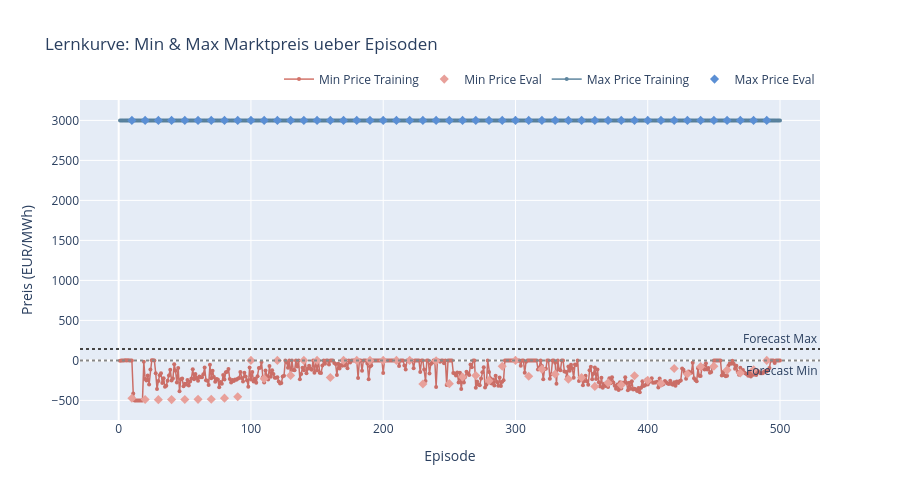

The cell this chart's notebook holds for it:
### Code cell
# Lernkurve: Min- & Max-Marktpreis
fig_minmax = go.Figure()

for variable, color_train, color_eval, label in [
    ("min_price", "#C0392B", "#E8A09A", "Min Price"),
    ("max_price", "#1A5276", "#5B8FD4", "Max Price"),
]:
    train_mm, eval_mm = get_episode_kpi(variable)
    fig_minmax.add_trace(go.Scatter(
        x=train_mm["episode"], y=train_mm["value"],
        mode="lines+markers", name=f"{label} Training",
        line=dict(color=color_train, width=1.5), marker=dict(size=4), opacity=0.7,
    ))
    if not eval_mm.empty:
        fig_minmax.add_trace(go.Scatter(
            x=eval_mm["episode"] * EVAL_INTERVAL, y=eval_mm["value"],
            mode="markers", name=f"{label} Eval",
            marker=dict(color=color_eval, size=7, symbol="diamond"),
        ))

# Forecast Min/Max ueber das Ueberlappungsfenster
for agg_fn, color, label, pos in [
    ("min", "#888888", "Forecast Min", "bottom right"),
    ("max", "#444444", "Forecast Max", "top right"),
]:
    val = getattr(forecast_overlap["price_EOM"], agg_fn)()
    fig_minmax.add_hline(y=val, line=dict(color=color, width=2, dash="dot"),
                         annotation_text=label, annotation_position=pos)

fig_minmax.update_layout(
    title="Lernkurve: Min & Max Marktpreis ueber Episoden",
    xaxis_title="Episode", yaxis_title="Preis (EUR/MWh)", height=500,
    legend=dict(orientation="h", yanchor="bottom", y=1.02, xanchor="right", x=1),
)
fig_minmax.show()

### Figure 1 — Plotly figure (JSON) as saved in the notebook; plotly's stock layout.template omitted (floating-point values rounded to 4 significant figures; data arrays with more than 128 entries replaced by an {"elided": "..."} marker saying what was removed)
{"data": [{"line": {"color": "#C0392B", "width": 1.5}, "marker": {"size": 4}, "mode": "lines+markers", "name": "Min Price Training", "opacity": 0.7, "type": "scatter", "x": {"elided": "500 int values"}, "y": {"elided": "500 float values"}}, {"marker": {"color": "#E8A09A", "size": 7, "symbol": "diamond"}, "mode": "markers", "name": "Min Price Eval", "type": "scatter", "x": [10, 20, 30, 40, 50, 60, 70, 80, 90, 100, 110, 120, 130, 140, 150, 160, 170, 180, 190, 200, 210, 220, 230, 240, 250, 260, 270, 280, 290, 300, 310, 320, 330, 340, 350, 360, 370, 380, 390, 400, 410, 420, 430, 440, 450, 460, 470, 480, 490], "y": [-472.8, -489.1, -490.3, -489.9, -489.2, -487.0, -485.0, -472.1, -454.8, 0.08961, -229.3, 0.1284, -187.4, 0.08982, 0.08581, -214.0, 0.08689, 0.0891, 0.1284, 0.1284, 0.08879, 0.09531, -294.2, -5.841, -290.8, -207.9, -189.0, -253.3, -73.32, 0.08762, -197.8, -109.2, -172.0, -234.2, -215.8, -325.0, -280.3, -306.4, -191.1, -249.9, -287.7, -100.8, -169.3, -78.43, -72.64, -121.2, -156.8, -118.4, 0.08375]}, {"line": {"color": "#1A5276", "width": 1.5}, "marker": {"size": 4}, "mode": "lines+markers", "name": "Max Price Training", "opacity": 0.7, "type": "scatter", "x": {"elided": "500 int values"}, "y": {"elided": "500 float values"}}, {"marker": {"color": "#5B8FD4", "size": 7, "symbol": "diamond"}, "mode": "markers", "name": "Max Price Eval", "type": "scatter", "x": [10, 20, 30, 40, 50, 60, 70, 80, 90, 100, 110, 120, 130, 140, 150, 160, 170, 180, 190, 200, 210, 220, 230, 240, 250, 260, 270, 280, 290, 300, 310, 320, 330, 340, 350, 360, 370, 380, 390, 400, 410, 420, 430, 440, 450, 460, 470, 480, 490], "y": [3000.0, 3000.0, 3000.0, 3000.0, 3000.0, 3000.0, 3000.0, 3000.0, 3000.0, 3000.0, 3000.0, 3000.0, 3000.0, 3000.0, 3000.0, 3000.0, 3000.0, 3000.0, 3000.0, 3000.0, 3000.0, 3000.0, 3000.0, 3000.0, 3000.0, 3000.0, 3000.0, 3000.0, 3000.0, 3000.0, 3000.0, 3000.0, 3000.0, 3000.0, 3000.0, 3000.0, 3000.0, 3000.0, 3000.0, 3000.0, 3000.0, 3000.0, 3000.0, 3000.0, 3000.0, 3000.0, 3000.0, 3000.0, 3000.0]}], "layout": {"annotations": [{"showarrow": false, "text": "Forecast Min", "x": 1, "xanchor": "right", "xref": "x domain", "y": 0.01349, "yanchor": "top", "yref": "y"}, {"showarrow": false, "text": "Forecast Max", "x": 1, "xanchor": "right", "xref": "x domain", "y": 144.0, "yanchor": "bottom", "yref": "y"}], "height": 500, "legend": {"orientation": "h", "x": 1, "xanchor": "right", "y": 1.02, "yanchor": "bottom"}, "shapes": [{"line": {"color": "#888888", "dash": "dot", "width": 2}, "type": "line", "x0": 0, "x1": 1, "xref": "x domain", "y0": 0.01349, "y1": 0.01349, "yref": "y"}, {"line": {"color": "#444444", "dash": "dot", "width": 2}, "type": "line", "x0": 0, "x1": 1, "xref": "x domain", "y0": 144.0, "y1": 144.0, "yref": "y"}], "title": {"text": "Lernkurve: Min & Max Marktpreis ueber Episoden"}, "xaxis": {"title": {"text": "Episode"}}, "yaxis": {"title": {"text": "Preis (EUR/MWh)"}}}}
